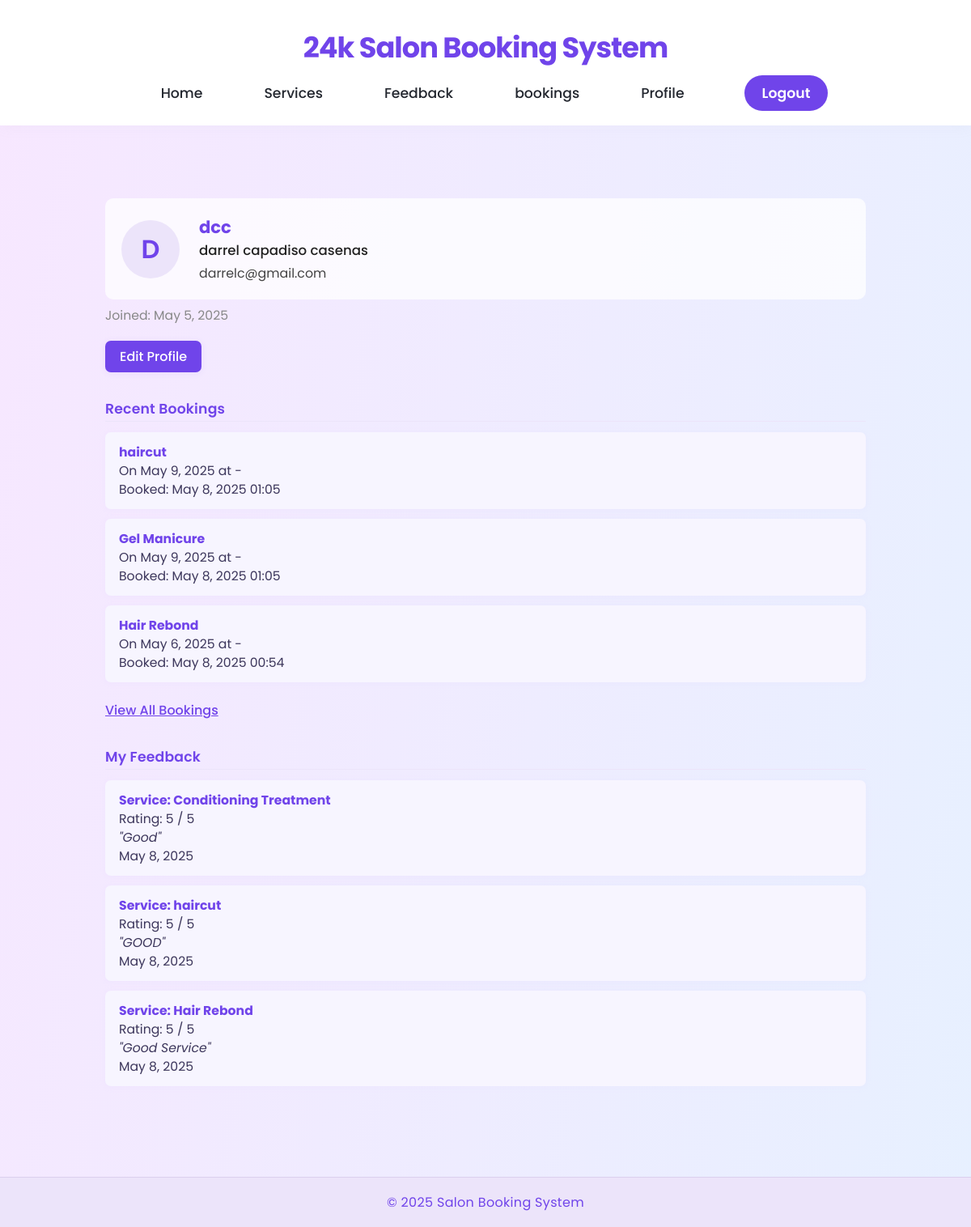
The page /profile/ (signed in) on the database its author committed.
### booking/models.py (models this page shows, shortened)
class User(AbstractUser):
    fullname = models.CharField(max_length=255, blank=True)
    created_at = models.DateTimeField(default=timezone.now)
    is_admin = models.BooleanField(default=False)

class Booking(models.Model):
    user = models.ForeignKey(User, on_delete=models.CASCADE, related_name='bookings')
    service = models.ForeignKey(Service, on_delete=models.CASCADE, related_name='bookings')
    date = models.DateField(default=date.today)
    schedule = models.ForeignKey(Schedule, on_delete=models.CASCADE)
    booking_time = models.DateTimeField(default=timezone.now)
    class Meta:
        ordering = ['-date', '-booking_time']

class Service(models.Model):
    category = models.ForeignKey(ServiceCategory, on_delete=models.CASCADE, related_name='services')
    name = models.CharField(max_length=255)
    description = models.TextField()
    price = models.DecimalField(max_digits=10, decimal_places=2)
    duration_hours = models.PositiveIntegerField(default=0, help_text="Duration hours")
    duration_minutes = models.PositiveIntegerField(default=0, help_text="Duration minutes")
    image = models.ImageField(upload_to='services/', blank=True, null=True)
    is_active = models.BooleanField(default=True)
    class Meta:
        ordering = ['category', 'name']

class Feedback(models.Model):
    user = models.ForeignKey('User', on_delete=models.CASCADE)
    service = models.ForeignKey('Service', on_delete=models.CASCADE)
    booking = models.ForeignKey('Booking', on_delete=models.CASCADE, null=True, blank=True)
    rating = models.PositiveSmallIntegerField()
    comment = models.TextField()
    created_at = models.DateTimeField(auto_now_add=True)
    class Meta:
        unique_together = ('user', 'booking')

### booking/views.py (the view)
# urls.py: path('profile/', views.profile, name='profile'),
@login_required
def profile(request):
    bookings = Booking.objects.filter(user=request.user).select_related('service', 'schedule').order_by('-date', '-booking_time')[:3]
    feedbacks = Feedback.objects.filter(user=request.user).select_related('service').order_by('-created_at')[:3]
    return render(request, "customer/profile.html", {
        "user": request.user,
        "bookings": bookings,
        "feedbacks": feedbacks,
    })

### booking/templates/customer/profile.html (shortened to what this page needs)
{% extends "base.html" %}
{% load static %}
{% block content %}
<div class="profile-page-content">
    <div class="profile-header-row">
        {% if user.profile.avatar %}
            <img src="{{ user.profile.avatar.url }}" class="profile-avatar" alt="avatar">
        {% else %}
            <div class="profile-avatar">
                {{ user.get_full_name|slice:":1"|default:user.username|slice:":1"|upper }}
            </div>
        {% endif %}
        <div class="profile-basic-info">
            <span class="profile-username">{{ user.username }}</span>
            <span class="profile-fullname">{{ user.fullname|default:user.get_full_name }}</span>
            <span class="profile-email">{{ user.email }}</span>
        </div>
    </div>
    <div class="profile-joined">
        Joined: {{ user.date_joined|date:"F j, Y" }}
    </div>
    <div class="profile-actions">
        <a href="{% url 'edit_profile' %}">Edit Profile</a>
    </div>
    <div class="section-header">Recent Bookings</div>
    {% if bookings %}
        <ul class="profile-list booking-info">
            {% for booking in bookings %}
                <li>
                    <strong>{{ booking.service.name }}</strong><br>
                    On {{ booking.date }} at {{ booking.schedule.start_time|default:"-" }}<br>
                    Booked: {{ booking.booking_time|date:"N j, Y H:i" }}
                </li>
            {% endfor %}
        </ul>
    {% else %}
        <p class="booking-info">No bookings yet.</p>
    {% endif %}
    <a href="{% url 'booking_line' %}" class="profile-link-secondary">View All Bookings</a>
    <div class="section-header">My Feedback</div>
    {% if feedbacks %}
        <ul class="profile-list feedback-info">
            {% for feedback in feedbacks %}
                <li>
                    <strong>Service: {{ feedback.service.name }}</strong><br>
                    Rating: {{ feedback.rating }} / 5<br>
                    <span style="font-style:italic;">"{{ feedback.comment|escape }}"</span><br>
                    {{ feedback.created_at|date:'N j, Y' }}
                </li>
            {% endfor %}
        </ul>
    {% else %}
        <p class="feedback-info">No feedback submitted.</p>
    {% endif %}
</div>
{% endblock %}

### booking/static/styles123.css (style rules this page uses)
:root { --main-bg: #f7f8fa; --card-bg: #fff; --accent: #23272f; --accent2: #7044ea; --accent3: #f7e7ff; --nav-bg: #fff; --nav-item: #23272f; --nav-active-bg: #7044ea; --nav-active-color: #fff; --radius: 18px; --shadow: 0 6px 32px 0 rgba(40, 45, 58, 0.10); --container-width: 1100px; }
* { margin: 0; padding: 0; box-sizing: border-box; }
html, body { min-height: 100vh; height: 100%; }
body { font-family: 'Poppins', Arial, Helvetica, sans-serif; background: var(--main-bg); color: var(--accent); min-height: 100vh; height: 100%; display: flex; flex-direction: column; }
a { text-decoration: none; color: inherit; }

### booking/templates/customer/profile.html (style rules this page uses)
body { background: linear-gradient(100deg, #f7e7ff 0%, #e7f0ff 100%); min-height: 100vh; font-family: 'Poppins', Arial, sans-serif; margin: 0; padding: 0; }
.profile-page-content { width: 100%; padding: 42px 4vw 36px 4vw; box-sizing: border-box; }
.profile-header-row { display: flex; align-items: center; gap: 24px; margin-bottom: 8px; background: #ffffffc0; padding: 20px; border-radius: 10px; }
.profile-avatar { width: 72px; height: 72px; border-radius: 50%; background: #ece4fa; display: flex; align-items: center; justify-content: center; font-size: 2rem; color: #7044ea; font-weight: 600; object-fit: cover; }
.profile-basic-info { display: flex; flex-direction: column; justify-content: center; }
.profile-username { font-size: 1.32rem; font-weight: 700; color: #7044ea; }
.profile-fullname { color: #222; font-size: 1.04rem; font-weight: 500; margin-top: 1px; }
.profile-email { color: #444; font-size: 0.99rem; margin-top: 3px; }
.profile-actions { margin-top: 10px; margin-bottom: 18px; }
.profile-actions a { background: #7044ea; color: #fff; border-radius: 7px; border: none; padding: 7px 18px; font-weight: 500; font-size: 1em; cursor: pointer; text-decoration: none; margin-right: 10px; box-shadow: 0 1px 8px 0 rgba(112,68,234,0.08); transition: background 0.18s; display: inline-block; }
.profile-joined { color: #888; font-size: 0.98em; margin-top: 4px; margin-bottom: 20px; }
.section-header { color: #7044ea; font-size: 1.08rem; font-weight: 600; margin: 32px 0 13px 0; border-bottom: 1.5px solid #ece4fa; padding-bottom: 2px; letter-spacing: 0.01em; }
.profile-list { list-style: none; padding-left: 0; margin-bottom: 0; width: 100%; }
.profile-list li { background: #f7f5ff; border-radius: 7px; padding: 13px 17px; margin-bottom: 12px; color: #3d375c; box-shadow: 0 1px 7px #dccfff25; width: 100%; font-size: 1em; }
.profile-list li strong { color: #7044ea; }
.booking-info, .feedback-info { font-size: 0.98em; color: #555; }
.profile-link-secondary { color: #7044ea; text-decoration: underline; font-size: 1em; font-weight: 500; display: inline-block; margin-top: 10px; }

### rows shown on the page
User: get_full_name "D", username "dcc", fullname "darrel capadiso casenas", email "darrelc@gmail.com", date_joined "May 5, 2025"
Booking: service.name "haircut", date "May 9, 2025", schedule.start_time "-", booking_time "May 8, 2025 01:05"
Booking: service.name "Gel Manicure", date "May 9, 2025", schedule.start_time "-", booking_time "May 8, 2025 01:05"
Booking: service.name "Hair Rebond", date "May 6, 2025", schedule.start_time "-", booking_time "May 8, 2025 00:54"
Feedback: service.name "Conditioning Treatment", rating "5", comment "Good", created_at "May 8, 2025"
Feedback: service.name "haircut", rating "5", comment "GOOD", created_at "May 8, 2025"
Feedback: service.name "Hair Rebond", rating "5", comment "Good Service", created_at "May 8, 2025"
